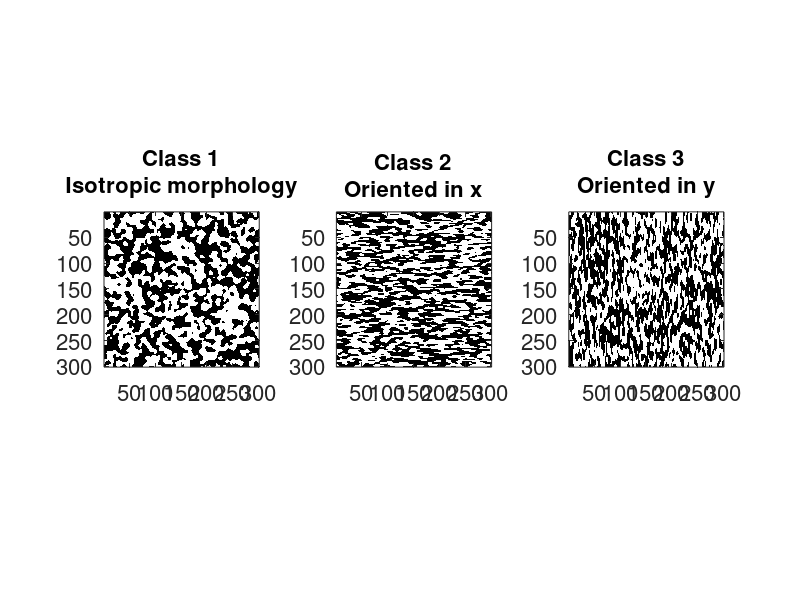
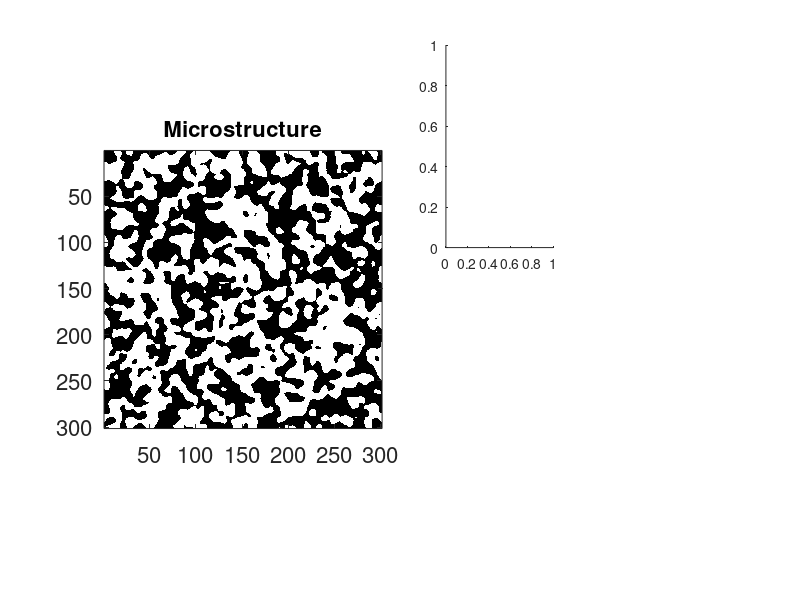

Here is the MATLAB script that generated these plots, in order: (Note: this script raises an error after producing the figures.)
%% Microstructure Classification tutorial
%
% This script contains the fundamental codes for calculation of two-point
% statistics and principal component analysis to obtain reduced order
% statistical representation of microstructure.
%
% All necessary files along with a set of slides with additional
% information will be included in MATIN platform.
%
% For questions about the tutorial, you can send me an email.
% yabansu@gatech.edu
%
% If you are using (or planing to use) MATLAB for your class project and if
% you need help with using it, you can schedule a meeting with me to
% discuss how you can use MATLAB effectively for materials informatics
% applications.
%
% September 25, 2017
% Yuksel C. Yabansu, PhD

clear
clc
close all

% Preparing a full raw data matrix for the ensemble of 3 microstructure
% classes
Mf=[];  % Initialization of data matrix
load M1.mat
Mf=[Mf; M];
load M2.mat
Mf=[Mf; M];
load M3.mat
Mf=[Mf; M];

% Variables
noms=size(Mf,1)/3;  % Number of microstructures in each class

el=round(sqrt(size(M,2)));  % Microstructure size

nods=size(M,1);  % Number of datasets in each class of microstructures

% Truncation size for two-point statistics. This number includes the center
% cell which is r=0 vector. For example, trunc=31 cuts off the center
% region with a size of 61x61 from the full statistics map. This box is
% specified by center cell (1) plus maximum vector size of 30 (in total it
% makes 31).
trunc=21;

%% Visualization of microstructures
% Each row of the microstructure matrix is one microstructure (or one
% observation). For the purpose of visualization of microstructure and its
% two-point statistics, we have to convert it to 2-D matrix. We use reshape
% function to convert a row vector to array.
M1=reshape(Mf(1,:),el,el);  % Microstructure with isotropic morphology
M2=reshape(Mf(nods+1,:),el,el);  % Microstructure with isotropic morphology
M3=reshape(Mf(2*nods+1,:),el,el);  % Microstructure with isotropic morphology

% Visualization of sample microstructure from each class
figure
subplot(1,3,1)
imagesc(M1) % visualize the Image
axis image % preserves the aspect ratio
colormap('gray') % specifies the grey larges value white other 0 , if we woul make it jet it would make it different!!!
set(gca,'FontSize',16)
title({'Class 1','Isotropic morphology'},'FontSize',16)

subplot(1,3,2)
imagesc(M2)
axis image
colormap('gray')
set(gca,'FontSize',16)
title({'Class 2','Oriented in x'},'FontSize',16)

subplot(1,3,3)
imagesc(M3)
axis image
colormap('gray')
set(gca,'FontSize',16)
title({'Class 3','Oriented in y'},'FontSize',16)

%% Calculation of two-point statistics
% For a material system with H distinct local states, there are H^2 sets of
% two-point statistics. For the two-phase materials system, there 4 sets,
% which 2 are autocorrelations and other 2 are cross-correlation.

% Two-point autocorrelation is defined by setting the same local state at
% the head and tail of the vectors (i.e. h=h'). Crosscorrelation is when
% there are different local states at the head and tail of the vector (i.e.
% h~=h')

% Autocorrelation can be calculated as a convolution of microstructure
% signal with itself. In discrete Fourier space, this convolution is
% nothing but a element-by-element multiplication. Crosscorrelation is
% calculated the same way except the microstructure signal is convolved
% with the signal of other phase.

% numel(M1) is the normalization factor. For periodic microstructure, it is
% a constant for every possible vector. For nonperiodic microstructures, a
% separate normalization matrix has to be arranged.

% Full statistics of microstructures
F11=fftshift(ifft2(fft2(M1).*conj(fft2(M1))))/numel(M1);
F00=fftshift(ifft2(fft2(M1==0).*conj(fft2(M1==0))))/numel(M1);
F10=fftshift(ifft2(fft2(M1).*conj(fft2(M1==0))))/numel(M1);
F01=fftshift(ifft2(fft2(M1==0).*conj(fft2(M1))))/numel(M1);

% Visualization of two-point statistics of example microstructure from each
% class
% Please pay attention to the axes when plotting two-point statistics.
% Vector space that two-point statistics is defined has the same grid as
% the microstructure but the coordinate system is different.

figure
ax1=subplot(2,4,[1 2 5 6]);
imagesc(M1)
axis image
colormap(ax1,'gray')
set(gca,'FontSize',16)
title('Microstructure','FontSize',16)

subplot(2,4,3)
imagesc(-floor(el/2),-floor(el/2),F00)
axis image
colormap('jet')
set(gca,'FontSize',16)
xlabel('r_x','Fontsize',16,'FontWeight','bold')
ylabel('r_y','Fontsize',16,'FontWeight','bold')
title('f_{r}^{00}','FontSize',16)
cb=colorbar;
set(cb,'FontSize',16)

subplot(2,4,4)
imagesc(-floor(el/2),-floor(el/2),F01)
axis image
colormap('jet')
set(gca,'FontSize',16)
xlabel('r_x','Fontsize',16,'FontWeight','bold')
ylabel('r_y','Fontsize',16,'FontWeight','bold')
title('f_{r}^{01}','FontSize',16)
cb=colorbar;
set(cb,'FontSize',16)

subplot(2,4,7)
imagesc(-floor(el/2),-floor(el/2),F10)
axis image
colormap('jet')
set(gca,'FontSize',16)
xlabel('r_x','Fontsize',16,'FontWeight','bold')
ylabel('r_y','Fontsize',16,'FontWeight','bold')
title('f_{r}^{10}','FontSize',16)
cb=colorbar;
set(cb,'FontSize',16)

subplot(2,4,8)
imagesc(-floor(el/2),-floor(el/2),F11)
axis image
colormap('jet')
set(gca,'FontSize',16)
xlabel('r_x','Fontsize',16,'FontWeight','bold')
ylabel('r_y','Fontsize',16,'FontWeight','bold')
title('f_{r}^{11}','FontSize',16)
cb=colorbar;
set(cb,'FontSize',16)

%% Visualization of two-point statistics for all 3 classes
% Full statistics of microstructures
F1=fftshift(ifft2(fft2(M1).*conj(fft2(M1))))/numel(M1);
F2=fftshift(ifft2(fft2(M2).*conj(fft2(M2))))/numel(M2);
F3=fftshift(ifft2(fft2(M3).*conj(fft2(M3))))/numel(M3);

% Truncating the statistics
F1t=F1(ceil(el/2)-trunc+1:ceil(el/2)+trunc-1,...
    ceil(el/2)-trunc+1:ceil(el/2)+trunc-1);
F2t=F2(ceil(el/2)-trunc+1:ceil(el/2)+trunc-1,...
    ceil(el/2)-trunc+1:ceil(el/2)+trunc-1);
F3t=F3(ceil(el/2)-trunc+1:ceil(el/2)+trunc-1,...
    ceil(el/2)-trunc+1:ceil(el/2)+trunc-1);

% Visualization of two-point statistics of example microstructure from each
% class
% Please pay attention to the axes when plotting two-point statistics.
% Vector space that two-point statistics is defined has the same grid as
% the microstructure but the coordinate system is different.
figure
subplot(2,3,1)
imagesc(-floor(el/2),-floor(el/2),F1)
axis image
colormap('jet')
set(gca,'FontSize',16)
xlabel('r_x','Fontsize',16,'FontWeight','bold')
ylabel('r_y','Fontsize',16,'FontWeight','bold')
title({'f_{r}^{00}'},'FontSize',16)
cb=colorbar;
set(cb,'FontSize',16)

subplot(2,3,2)
imagesc(-floor(el/2),-floor(el/2),F2)
axis image
colormap('jet')
set(gca,'FontSize',16)
xlabel('r_x','Fontsize',16,'FontWeight','bold')
ylabel('r_y','Fontsize',16,'FontWeight','bold')
title({'Class 2','Full f_{r}^{11}'},'FontSize',16)
cb=colorbar;
set(cb,'FontSize',16)

subplot(2,3,3)
imagesc(-floor(el/2),-floor(el/2),F3)
axis image
colormap('jet')
set(gca,'FontSize',16)
xlabel('r_x','Fontsize',16,'FontWeight','bold')
ylabel('r_y','Fontsize',16,'FontWeight','bold')
title({'Class 3','Full f_{r}^{11}'},'FontSize',16)
cb=colorbar;
set(cb,'FontSize',16)

subplot(2,3,4)
imagesc(-trunc+1,-trunc+1,F1t)
axis image
colormap('jet')
set(gca,'FontSize',16)
xlabel('r_x','Fontsize',16,'FontWeight','bold')
ylabel('r_y','Fontsize',16,'FontWeight','bold')
title('Truncated f_{r}^{11}','FontSize',16)



subplot(2,3,5)
imagesc(-trunc+1,-trunc+1,F2t)
axis image
colormap('jet')
set(gca,'FontSize',16)
xlabel('r_x','Fontsize',16,'FontWeight','bold')
ylabel('r_y','Fontsize',16,'FontWeight','bold')
title('Truncated f_{r}^{11}','FontSize',16)

subplot(2,3,6)
imagesc(-trunc+1,-trunc+1,F3t)
axis image
colormap('jet')
set(gca,'FontSize',16)
xlabel('r_x','Fontsize',16,'FontWeight','bold')
ylabel('r_y','Fontsize',16,'FontWeight','bold')
title('Truncated f_{r}^{11}','FontSize',16)

%% Principal component analysis for microstructure classification
% Initialization of data matrix. This matrix will go in PCA function. The
% rows are observations which are two-point autocorrelations of white
% phases in microstructures. The columns are the number of statistics in
% the truncated autocorrelations (i.e. (2*trunc-1)^2)
F=zeros(size(Mf,1),(2*trunc-1)^2);
for ii=1:size(Mf,1)
    M2=reshape(Mf(ii,:),el,el);
    F1=fftshift(ifft2(fft2(M2).*conj(fft2(M2))))/numel(M2);
    F1t=F1(ceil(el/2)-trunc+1:ceil(el/2)+trunc-1,...
        ceil(el/2)-trunc+1:ceil(el/2)+trunc-1);
    F(ii,:)=F1t(:);
end

% Mean of the data
F_mean=mean(F,1);

% Principal component analysis
[coeff,score,~,~,explained]=pca(F,'NumComponents',3);

figure
cmap=[1 0 0; 0 1 0; 0 0 1];
subplot(2,2,1)
for ii=1:3
    plot3(score((ii-1)*noms+1:ii*noms,1),score((ii-1)*noms+1:ii*noms,2),...
        score((ii-1)*noms+1:ii*noms,3),'ko','MarkerFaceColor',cmap(ii,:),...
        'MarkerSize',8)
    hold on
end
grid on
axis image
set(gca,'FontSize',16)
xlabel('PC1','FontSize',16)
ylabel('PC2','FontSize',16)
zlabel('PC3','FontSize',16)
l=legend('Class 1 - Isotropic','Class 2 - X Oriented','Class 3 - Y Oriented');
set(l,'FontSize',16)

subplot(2,2,2)
for ii=1:3
    plot(score((ii-1)*noms+1:ii*noms,1),score((ii-1)*noms+1:ii*noms,2),...
        'ko','MarkerFaceColor',cmap(ii,:),'MarkerSize',8)
    hold on
end
grid on
set(gca,'FontSize',16)
xlabel('PC1','FontSize',16)
ylabel('PC2','FontSize',16)
xlim([min(score(:,1)) max(score(:,1))])
ylim([min(score(:,2)) max(score(:,2))])

subplot(2,2,3)
for ii=1:3
    plot(score((ii-1)*noms+1:ii*noms,1),score((ii-1)*noms+1:ii*noms,3),...
        'ko','MarkerFaceColor',cmap(ii,:),'MarkerSize',8)
    hold on
end
grid on
set(gca,'FontSize',16)
xlabel('PC1','FontSize',16)
ylabel('PC3','FontSize',16)
xlim([min(score(:,1)) max(score(:,1))])
ylim([min(score(:,3)) max(score(:,3))])

subplot(2,2,4)
for ii=1:3
    plot(score((ii-1)*noms+1:ii*noms,2),score((ii-1)*noms+1:ii*noms,3),...
        'ko','MarkerFaceColor',cmap(ii,:),'MarkerSize',8)
    hold on
end
grid on
set(gca,'FontSize',16)
xlabel('PC2','FontSize',16)
ylabel('PC3','FontSize',16)
xlim([min(score(:,2)) max(score(:,2))])
ylim([min(score(:,3)) max(score(:,3))])

%% Visualization of explained variance

figure
pareto(explained)
grid on
xlabel('Principal Component','FontSize',16)
ylabel('Explained variance (%)','FontSize',16)
set(gca,'FontSize',16)

%% Visualization of basis vectors
% Basis vectors are stored as column vectors in variable coeff.
phi1=reshape(coeff(:,1),2*trunc-1,2*trunc-1);
phi2=reshape(coeff(:,2),2*trunc-1,2*trunc-1);
phi3=reshape(coeff(:,3),2*trunc-1,2*trunc-1);

% 2-D matrix of average statistics
F_mean_2D=reshape(F_mean,2*trunc-1,2*trunc-1);

figure
subplot(2,2,1)
imagesc(-trunc+1,-trunc+1,F_mean_2D)
axis image
colormap('jet')
xlabel('r_x','Fontsize',16,'FontWeight','bold')
ylabel('r_y','Fontsize',16,'FontWeight','bold')
title('Average statistics','FontSize',16)
cb=colorbar;
set(cb,'FontSize',16)
set(gca,'FontSize',16)

subplot(2,2,2)
imagesc(-trunc+1,-trunc+1,phi1)
axis image
colormap('jet')
xlabel('r_x','Fontsize',16,'FontWeight','bold')
ylabel('r_y','Fontsize',16,'FontWeight','bold')
title('\phi_{1,r}^{11}','FontSize',16)
cb=colorbar;
set(cb,'FontSize',16)
set(gca,'FontSize',16)
caxis([min(coeff(:)) max(coeff(:))])

subplot(2,2,3)
imagesc(-trunc+1,-trunc+1,phi2)
axis image
colormap('jet')
xlabel('r_x','Fontsize',16,'FontWeight','bold')
ylabel('r_y','Fontsize',16,'FontWeight','bold')
title('\phi_{2,r}^{11}','FontSize',16)
cb=colorbar;
set(cb,'FontSize',16)
set(gca,'FontSize',16)
caxis([min(coeff(:)) max(coeff(:))])

subplot(2,2,4)
imagesc(-trunc+1,-trunc+1,phi3)
axis image
colormap('jet')
xlabel('r_x','Fontsize',16,'FontWeight','bold')
ylabel('r_y','Fontsize',16,'FontWeight','bold')
title('\phi_{3,r}^{11}','FontSize',16)
cb=colorbar;
set(cb,'FontSize',16)
set(gca,'FontSize',16)
caxis([min(coeff(:)) max(coeff(:))])